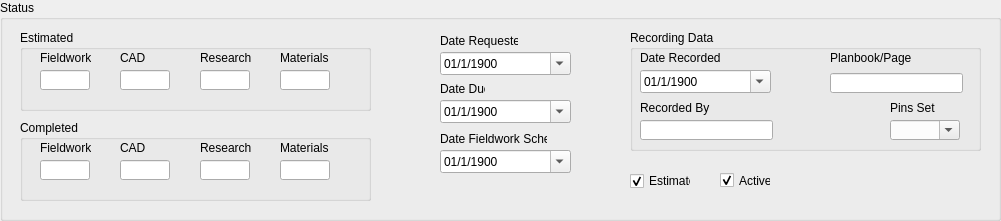
       <widget class="QGroupBox" name="groupBox_status">
        <property name="geometry">
         <rect>
          <x>20</x>
          <y>610</y>
          <width>1001</width>
          <height>221</height>
         </rect>
        </property>
        <property name="font">
         <font>
          <weight>50</weight>
          <italic>false</italic>
          <bold>false</bold>
         </font>
        </property>
        <property name="title">
         <string>Status</string>
        </property>
        <widget class="QLabel" name="label_15">
         <property name="geometry">
          <rect>
           <x>440</x>
           <y>33</y>
           <width>78</width>
           <height>16</height>
          </rect>
         </property>
         <property name="font">
          <font>
           <weight>50</weight>
           <bold>false</bold>
          </font>
         </property>
         <property name="text">
          <string>Date Requested</string>
         </property>
        </widget>
        <widget class="QLabel" name="label_16">
         <property name="geometry">
          <rect>
           <x>440</x>
           <y>81</y>
           <width>45</width>
           <height>16</height>
          </rect>
         </property>
         <property name="font">
          <font>
           <weight>50</weight>
           <bold>false</bold>
          </font>
         </property>
         <property name="text">
          <string>Date Due</string>
         </property>
        </widget>
        <widget class="QLabel" name="label_17">
         <property name="geometry">
          <rect>
           <x>440</x>
           <y>131</y>
           <width>107</width>
           <height>16</height>
          </rect>
         </property>
         <property name="font">
          <font>
           <weight>50</weight>
           <bold>false</bold>
          </font>
         </property>
         <property name="text">
          <string>Date Fieldwork Sched.</string>
         </property>
        </widget>
        <widget class="QLabel" name="label_101">
         <property name="geometry">
          <rect>
           <x>890</x>
           <y>100</y>
           <width>60</width>
           <height>16</height>
          </rect>
         </property>
         <property name="text">
          <string>Pins Set</string>
         </property>
        </widget>
        <widget class="QComboBox" name="pins_set">
         <property name="geometry">
          <rect>
           <x>890</x>
           <y>120</y>
           <width>70</width>
           <height>20</height>
          </rect>
         </property>
         <property name="editable">
          <bool>true</bool>
         </property>
         <item>
          <property name="text">
           <string/>
          </property>
         </item>
        </widget>
        <widget class="QLineEdit" name="hrs_cad_est">
         <property name="geometry">
          <rect>
           <x>120</x>
           <y>70</y>
           <width>50</width>
           <height>20</height>
          </rect>
         </property>
         <property name="sizePolicy">
          <sizepolicy hsizetype="Fixed" vsizetype="Fixed">
           <horstretch>0</horstretch>
           <verstretch>0</verstretch>
          </sizepolicy>
         </property>
         <property name="maximumSize">
          <size>
           <width>50</width>
           <height>16777215</height>
          </size>
         </property>
        </widget>
        <widget class="QLineEdit" name="hrs_fw_est">
         <property name="geometry">
          <rect>
           <x>40</x>
           <y>70</y>
           <width>50</width>
           <height>20</height>
          </rect>
         </property>
         <property name="sizePolicy">
          <sizepolicy hsizetype="Fixed" vsizetype="Fixed">
           <horstretch>0</horstretch>
           <verstretch>0</verstretch>
          </sizepolicy>
         </property>
         <property name="maximumSize">
          <size>
           <width>50</width>
           <height>16777215</height>
          </size>
         </property>
        </widget>
        <widget class="QLabel" name="label_24">
         <property name="geometry">
          <rect>
           <x>40</x>
           <y>50</y>
           <width>51</width>
           <height>16</height>
          </rect>
         </property>
         <property name="text">
          <string>Fieldwork</string>
         </property>
         <property name="buddy">
          <cstring>hrs_fw_est</cstring>
         </property>
        </widget>
        <widget class="QLabel" name="label_25">
         <property name="geometry">
          <rect>
           <x>200</x>
           <y>50</y>
           <width>51</width>
           <height>16</height>
          </rect>
         </property>
         <property name="text">
          <string>Research</string>
         </property>
         <property name="buddy">
          <cstring>hrs_rs_est</cstring>
         </property>
        </widget>
        <widget class="QLineEdit" name="hrs_rs_est">
         <property name="geometry">
          <rect>
           <x>200</x>
           <y>70</y>
           <width>50</width>
           <height>20</height>
          </rect>
         </property>
         <property name="sizePolicy">
          <sizepolicy hsizetype="Fixed" vsizetype="Fixed">
           <horstretch>0</horstretch>
           <verstretch>0</verstretch>
          </sizepolicy>
         </property>
         <property name="maximumSize">
          <size>
           <width>50</width>
           <height>16777215</height>
          </size>
         </property>
        </widget>
        <widget class="QLabel" name="label_26">
         <property name="geometry">
          <rect>
           <x>120</x>
           <y>50</y>
           <width>51</width>
           <height>16</height>
          </rect>
         </property>
         <property name="text">
          <string>CAD</string>
         </property>
         <property name="buddy">
          <cstring>hrs_cad_est</cstring>
         </property>
        </widget>
        <widget class="QGroupBox" name="groupBox">
         <property name="geometry">
          <rect>
           <x>20</x>
           <y>30</y>
           <width>351</width>
           <height>81</height>
          </rect>
         </property>
         <property name="title">
          <string>Estimated</string>
         </property>
         <widget class="QLineEdit" name="hrs_misc_est">
          <property name="geometry">
           <rect>
            <x>260</x>
            <y>40</y>
            <width>50</width>
            <height>20</height>
           </rect>
          </property>
          <property name="sizePolicy">
           <sizepolicy hsizetype="Fixed" vsizetype="Fixed">
            <horstretch>0</horstretch>
            <verstretch>0</verstretch>
           </sizepolicy>
          </property>
          <property name="maximumSize">
           <size>
            <width>50</width>
            <height>16777215</height>
           </size>
          </property>
          <property name="text">
           <string/>
          </property>
         </widget>
         <widget class="QLabel" name="label_27">
          <property name="geometry">
           <rect>
            <x>260</x>
            <y>20</y>
            <width>51</width>
            <height>16</height>
           </rect>
          </property>
          <property name="text">
           <string>Materials</string>
          </property>
          <property name="buddy">
           <cstring>hrs_rs_est</cstring>
          </property>
         </widget>
        </widget>
        <widget class="QGroupBox" name="groupBox_2">
         <property name="geometry">
          <rect>
           <x>20</x>
           <y>120</y>
           <width>351</width>
           <height>81</height>
          </rect>
         </property>
         <property name="title">
          <string>Completed</string>
         </property>
         <widget class="QLineEdit" name="hrs_cad_comp">
          <property name="geometry">
           <rect>
            <x>100</x>
            <y>40</y>
            <width>50</width>
            <height>20</height>
           </rect>
          </property>
          <property name="sizePolicy">
           <sizepolicy hsizetype="Fixed" vsizetype="Fixed">
            <horstretch>0</horstretch>
            <verstretch>0</verstretch>
           </sizepolicy>
          </property>
          <property name="maximumSize">
           <size>
            <width>50</width>
            <height>16777215</height>
           </size>
          </property>
         </widget>
         <widget class="QLabel" name="label_32">
          <property name="geometry">
           <rect>
            <x>20</x>
            <y>20</y>
            <width>51</width>
            <height>16</height>
           </rect>
          </property>
          <property name="text">
           <string>Fieldwork</string>
          </property>
          <property name="buddy">
           <cstring>hrs_fw_est</cstring>
          </property>
         </widget>
         <widget class="QLineEdit" name="hrs_fw_comp">
          <property name="geometry">
           <rect>
            <x>20</x>
            <y>40</y>
            <width>50</width>
            <height>20</height>
           </rect>
          </property>
          <property name="sizePolicy">
           <sizepolicy hsizetype="Fixed" vsizetype="Fixed">
            <horstretch>0</horstretch>
            <verstretch>0</verstretch>
           </sizepolicy>
          </property>
          <property name="maximumSize">
           <size>
            <width>50</width>
            <height>16777215</height>
           </size>
          </property>
         </widget>
         <widget class="QLabel" name="label_31">
          <property name="geometry">
           <rect>
            <x>100</x>
            <y>20</y>
            <width>51</width>
            <height>16</height>
           </rect>
          </property>
          <property name="text">
           <string>CAD</string>
          </property>
          <property name="buddy">
           <cstring>hrs_cad_est</cstring>
          </property>
         </widget>
         <widget class="QLabel" name="label_33">
          <property name="geometry">
           <rect>
            <x>180</x>
            <y>20</y>
            <width>51</width>
            <height>16</height>
           </rect>
          </property>
          <property name="text">
           <string>Research</string>
          </property>
          <property name="buddy">
           <cstring>hrs_rs_est</cstring>
          </property>
         </widget>
         <widget class="QLineEdit" name="hrs_rs_comp">
          <property name="geometry">
           <rect>
            <x>180</x>
            <y>40</y>
            <width>50</width>
            <height>20</height>
           </rect>
          </property>
          <property name="sizePolicy">
           <sizepolicy hsizetype="Fixed" vsizetype="Fixed">
            <horstretch>0</horstretch>
            <verstretch>0</verstretch>
           </sizepolicy>
          </property>
          <property name="maximumSize">
           <size>
            <width>50</width>
            <height>16777215</height>
           </size>
          </property>
         </widget>
         <widget class="QLabel" name="label_28">
          <property name="geometry">
           <rect>
            <x>260</x>
            <y>20</y>
            <width>51</width>
            <height>16</height>
           </rect>
          </property>
          <property name="text">
           <string>Materials</string>
          </property>
          <property name="buddy">
           <cstring>hrs_rs_est</cstring>
          </property>
         </widget>
         <widget class="QLineEdit" name="hrs_misc_comp">
          <property name="geometry">
           <rect>
            <x>260</x>
            <y>40</y>
            <width>50</width>
            <height>20</height>
           </rect>
          </property>
          <property name="sizePolicy">
           <sizepolicy hsizetype="Fixed" vsizetype="Fixed">
            <horstretch>0</horstretch>
            <verstretch>0</verstretch>
           </sizepolicy>
          </property>
          <property name="maximumSize">
           <size>
            <width>50</width>
            <height>16777215</height>
           </size>
          </property>
          <property name="text">
           <string/>
          </property>
         </widget>
        </widget>
        <widget class="QCheckBox" name="active">
         <property name="geometry">
          <rect>
           <x>720</x>
           <y>172</y>
           <width>51</width>
           <height>17</height>
          </rect>
         </property>
         <property name="text">
          <string>Active</string>
         </property>
         <property name="checked">
          <bool>true</bool>
         </property>
        </widget>
        <widget class="QGroupBox" name="groupBox_recording">
         <property name="geometry">
          <rect>
           <x>630</x>
           <y>30</y>
           <width>351</width>
           <height>121</height>
          </rect>
         </property>
         <property name="title">
          <string>Recording Data</string>
         </property>
         <widget class="QLabel" name="label_65">
          <property name="geometry">
           <rect>
            <x>10</x>
            <y>20</y>
            <width>123</width>
            <height>16</height>
           </rect>
          </property>
          <property name="font">
           <font>
            <weight>50</weight>
            <bold>false</bold>
           </font>
          </property>
          <property name="text">
           <string>Date Recorded</string>
          </property>
         </widget>
         <widget class="QLineEdit" name="planbook_page">
          <property name="geometry">
           <rect>
            <x>200</x>
            <y>43</y>
            <width>133</width>
            <height>20</height>
           </rect>
          </property>
          <property name="sizePolicy">
           <sizepolicy hsizetype="Fixed" vsizetype="Fixed">
            <horstretch>0</horstretch>
            <verstretch>0</verstretch>
           </sizepolicy>
          </property>
         </widget>
         <widget class="QLabel" name="label_99">
          <property name="geometry">
           <rect>
            <x>200</x>
            <y>20</y>
            <width>101</width>
            <height>16</height>
           </rect>
          </property>
          <property name="text">
           <string>Planbook/Page</string>
          </property>
         </widget>
         <widget class="QDateTimeEdit" name="date_recorded">
          <property name="geometry">
           <rect>
            <x>10</x>
            <y>40</y>
            <width>131</width>
            <height>23</height>
           </rect>
          </property>
          <property name="minimumSize">
           <size>
            <width>42</width>
            <height>20</height>
           </size>
          </property>
          <property name="date">
           <date>
            <year>1900</year>
            <month>1</month>
            <day>1</day>
           </date>
          </property>
          <property name="minimumDate">
           <date>
            <year>1900</year>
            <month>1</month>
            <day>1</day>
           </date>
          </property>
          <property name="displayFormat">
           <string>MM/d/yyyy</string>
          </property>
          <property name="calendarPopup">
           <bool>true</bool>
          </property>
         </widget>
         <widget class="QLabel" name="label_100">
          <property name="geometry">
           <rect>
            <x>10</x>
            <y>70</y>
            <width>101</width>
            <height>16</height>
           </rect>
          </property>
          <property name="text">
           <string>Recorded By</string>
          </property>
         </widget>
         <widget class="QLineEdit" name="recorded_by">
          <property name="geometry">
           <rect>
            <x>10</x>
            <y>90</y>
            <width>133</width>
            <height>20</height>
           </rect>
          </property>
          <property name="sizePolicy">
           <sizepolicy hsizetype="Fixed" vsizetype="Fixed">
            <horstretch>0</horstretch>
            <verstretch>0</verstretch>
           </sizepolicy>
          </property>
         </widget>
        </widget>
        <widget class="QDateTimeEdit" name="date_requested">
         <property name="geometry">
          <rect>
           <x>440</x>
           <y>52</y>
           <width>131</width>
           <height>23</height>
          </rect>
         </property>
         <property name="minimumSize">
          <size>
           <width>42</width>
           <height>20</height>
          </size>
         </property>
         <property name="date">
          <date>
           <year>1900</year>
           <month>1</month>
           <day>1</day>
          </date>
         </property>
         <property name="minimumDate">
          <date>
           <year>1900</year>
           <month>1</month>
           <day>1</day>
          </date>
         </property>
         <property name="displayFormat">
          <string>MM/d/yyyy</string>
         </property>
         <property name="calendarPopup">
          <bool>true</bool>
         </property>
        </widget>
        <widget class="QDateTimeEdit" name="date_due">
         <property name="geometry">
          <rect>
           <x>440</x>
           <y>100</y>
           <width>131</width>
           <height>23</height>
          </rect>
         </property>
         <property name="minimumSize">
          <size>
           <width>42</width>
           <height>20</height>
          </size>
         </property>
         <property name="date">
          <date>
           <year>1900</year>
           <month>1</month>
           <day>1</day>
          </date>
         </property>
         <property name="minimumDate">
          <date>
           <year>1900</year>
           <month>1</month>
           <day>1</day>
          </date>
         </property>
         <property name="displayFormat">
          <string>MM/d/yyyy</string>
         </property>
         <property name="calendarPopup">
          <bool>true</bool>
         </property>
        </widget>
        <widget class="QDateTimeEdit" name="date_fw_sched">
         <property name="geometry">
          <rect>
           <x>440</x>
           <y>150</y>
           <width>131</width>
           <height>23</height>
          </rect>
         </property>
         <property name="minimumSize">
          <size>
           <width>42</width>
           <height>20</height>
          </size>
         </property>
         <property name="date">
          <date>
           <year>1900</year>
           <month>1</month>
           <day>1</day>
          </date>
         </property>
         <property name="minimumDate">
          <date>
           <year>1900</year>
           <month>1</month>
           <day>1</day>
          </date>
         </property>
         <property name="displayFormat">
          <string>MM/d/yyyy</string>
         </property>
         <property name="calendarPopup">
          <bool>true</bool>
         </property>
        </widget>
        <widget class="QCheckBox" name="estimate">
         <property name="geometry">
          <rect>
           <x>630</x>
           <y>171</y>
           <width>61</width>
           <height>20</height>
          </rect>
         </property>
         <property name="text">
          <string>Estimate</string>
         </property>
         <property name="checked">
          <bool>true</bool>
         </property>
        </widget>
        <zorder>groupBox_2</zorder>
        <zorder>groupBox</zorder>
        <zorder>label_15</zorder>
        <zorder>label_16</zorder>
        <zorder>label_17</zorder>
        <zorder>label_101</zorder>
        <zorder>pins_set</zorder>
        <zorder>hrs_cad_est</zorder>
        <zorder>hrs_fw_est</zorder>
        <zorder>label_24</zorder>
        <zorder>label_25</zorder>
        <zorder>hrs_rs_est</zorder>
        <zorder>label_26</zorder>
        <zorder>active</zorder>
        <zorder>groupBox_recording</zorder>
        <zorder>date_requested</zorder>
        <zorder>date_due</zorder>
        <zorder>date_fw_sched</zorder>
        <zorder>estimate</zorder>
       </widget>
